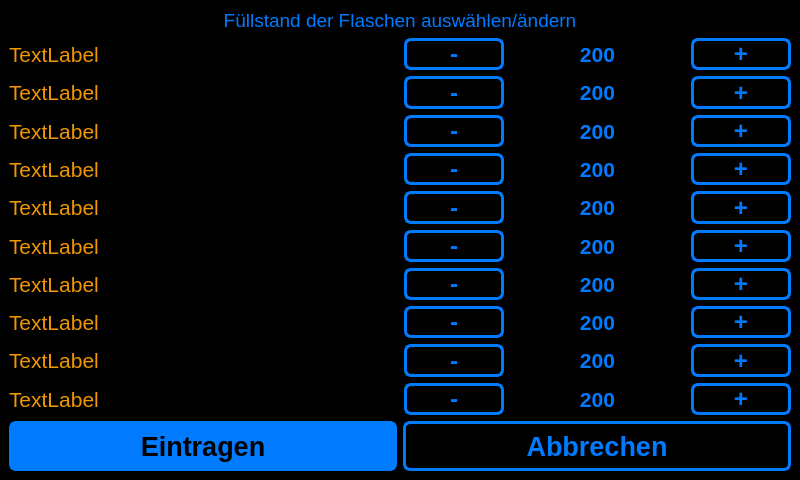
<?xml version="1.0" encoding="UTF-8"?>
<ui version="4.0">
 <class>Bottlewindow</class>
 <widget class="QMainWindow" name="Bottlewindow">
  <property name="geometry">
   <rect>
    <x>0</x>
    <y>0</y>
    <width>800</width>
    <height>480</height>
   </rect>
  </property>
  <property name="sizePolicy">
   <sizepolicy hsizetype="Fixed" vsizetype="Fixed">
    <horstretch>0</horstretch>
    <verstretch>0</verstretch>
   </sizepolicy>
  </property>
  <property name="minimumSize">
   <size>
    <width>800</width>
    <height>480</height>
   </size>
  </property>
  <property name="maximumSize">
   <size>
    <width>800</width>
    <height>480</height>
   </size>
  </property>
  <property name="cursor">
   <cursorShape>ArrowCursor</cursorShape>
  </property>
  <property name="windowTitle">
   <string>~~ Füllstand der Flaschen auswählen ~~</string>
  </property>
  <property name="styleSheet">
   <string notr="true">QWidget
{
	color: rgb(0, 123, 255);	
	background-color: rgb(0, 0, 0);
}

QPushButton {
	background-color: rgb(0, 0, 0);
	color: (0, 123, 255);
    border-width: 3px;
	border-color: rgb(0, 123, 255);
	border-style: solid;
	border-radius: 7;
	padding: 3px;
	padding-left: 5px;
	padding-right: 5px;
}

QPushButton:pressed, QPushButton:checked
{
	color: rgb(239, 151, 0);	
	border-color: rgb(239, 151, 0);
}

QProgressBar
{
	background-color: rgb(166, 166, 166);
	color: rgb(0, 0, 0);
    border: 2px rgb(166, 166, 166);
    border-radius: 5px;
}

QProgressBar::chunk {
	border: 2px rgb(166, 166, 166);
    border-top-left-radius: 5px;
    border-bottom-left-radius: 5px;
    border-top-right-radius: 5px;
    border-bottom-right-radius: 5px;
	background-color: rgb(0, 123, 255);
   /* width: 40px;
    margin: 0.5px;*/
}

#Labbruch {
	color: rgb(239, 151, 0);
}
#LName1, #LName2, #LName3, #LName4, #LName5, #LName6, #LName7, #LName8, #LName9, #LName10 {
	color: rgb(239, 151, 0);
}

/* Inverted button style */
#PBEintragen {
	background-color: rgb(0, 123, 255);  
	color: rgb(0, 0, 0);
    border-width: 3px;
	border-color: rgb(0, 123, 255);
	border-style: solid;
	border-radius: 7;
	padding: 3px;
	padding-left: 5px;
	padding-right: 5px;
}

#PBEintragen:pressed {
	background-color: rgb(239, 151, 0);	
	border-color: rgb(239, 151, 0);	
}
</string>
  </property>
  <widget class="QWidget" name="centralwidget">
   <layout class="QVBoxLayout" name="verticalLayout">
    <item>
     <widget class="QLabel" name="LHeader">
      <property name="font">
       <font>
        <pointsize>14</pointsize>
       </font>
      </property>
      <property name="text">
       <string>Füllstand der Flaschen auswählen/ändern</string>
      </property>
      <property name="alignment">
       <set>Qt::AlignCenter</set>
      </property>
     </widget>
    </item>
    <item>
     <layout class="QHBoxLayout" name="horizontalLayout">
      <item>
       <widget class="QLabel" name="LName1">
        <property name="maximumSize">
         <size>
          <width>16777215</width>
          <height>100</height>
         </size>
        </property>
        <property name="font">
         <font>
          <pointsize>16</pointsize>
         </font>
        </property>
        <property name="text">
         <string>TextLabel</string>
        </property>
       </widget>
      </item>
      <item>
       <widget class="QPushButton" name="PBMminus1">
        <property name="minimumSize">
         <size>
          <width>60</width>
          <height>18</height>
         </size>
        </property>
        <property name="maximumSize">
         <size>
          <width>100</width>
          <height>40</height>
         </size>
        </property>
        <property name="font">
         <font>
          <pointsize>18</pointsize>
          <weight>75</weight>
          <bold>true</bold>
         </font>
        </property>
        <property name="text">
         <string>-</string>
        </property>
       </widget>
      </item>
      <item>
       <widget class="QLabel" name="LAmount1">
        <property name="minimumSize">
         <size>
          <width>65</width>
          <height>0</height>
         </size>
        </property>
        <property name="maximumSize">
         <size>
          <width>175</width>
          <height>100</height>
         </size>
        </property>
        <property name="font">
         <font>
          <pointsize>16</pointsize>
          <weight>75</weight>
          <bold>true</bold>
         </font>
        </property>
        <property name="lineWidth">
         <number>1</number>
        </property>
        <property name="text">
         <string>200</string>
        </property>
        <property name="alignment">
         <set>Qt::AlignCenter</set>
        </property>
       </widget>
      </item>
      <item>
       <widget class="QPushButton" name="PBMplus1">
        <property name="minimumSize">
         <size>
          <width>60</width>
          <height>18</height>
         </size>
        </property>
        <property name="maximumSize">
         <size>
          <width>100</width>
          <height>40</height>
         </size>
        </property>
        <property name="font">
         <font>
          <pointsize>18</pointsize>
          <weight>75</weight>
          <bold>true</bold>
         </font>
        </property>
        <property name="text">
         <string>+</string>
        </property>
       </widget>
      </item>
     </layout>
    </item>
    <item>
     <layout class="QHBoxLayout" name="horizontalLayout_2">
      <item>
       <widget class="QLabel" name="LName2">
        <property name="maximumSize">
         <size>
          <width>16777215</width>
          <height>100</height>
         </size>
        </property>
        <property name="font">
         <font>
          <pointsize>16</pointsize>
         </font>
        </property>
        <property name="text">
         <string>TextLabel</string>
        </property>
       </widget>
      </item>
      <item>
       <widget class="QPushButton" name="PBMminus2">
        <property name="minimumSize">
         <size>
          <width>60</width>
          <height>18</height>
         </size>
        </property>
        <property name="maximumSize">
         <size>
          <width>100</width>
          <height>40</height>
         </size>
        </property>
        <property name="font">
         <font>
          <pointsize>18</pointsize>
          <weight>75</weight>
          <bold>true</bold>
         </font>
        </property>
        <property name="text">
         <string>-</string>
        </property>
       </widget>
      </item>
      <item>
       <widget class="QLabel" name="LAmount2">
        <property name="minimumSize">
         <size>
          <width>65</width>
          <height>0</height>
         </size>
        </property>
        <property name="maximumSize">
         <size>
          <width>175</width>
          <height>100</height>
         </size>
        </property>
        <property name="font">
         <font>
          <pointsize>16</pointsize>
          <weight>75</weight>
          <bold>true</bold>
         </font>
        </property>
        <property name="lineWidth">
         <number>1</number>
        </property>
        <property name="text">
         <string>200</string>
        </property>
        <property name="alignment">
         <set>Qt::AlignCenter</set>
        </property>
       </widget>
      </item>
      <item>
       <widget class="QPushButton" name="PBMplus2">
        <property name="minimumSize">
         <size>
          <width>60</width>
          <height>18</height>
         </size>
        </property>
        <property name="maximumSize">
         <size>
          <width>100</width>
          <height>40</height>
         </size>
        </property>
        <property name="font">
         <font>
          <pointsize>18</pointsize>
          <weight>75</weight>
          <bold>true</bold>
         </font>
        </property>
        <property name="text">
         <string>+</string>
        </property>
       </widget>
      </item>
     </layout>
    </item>
    <item>
     <layout class="QHBoxLayout" name="horizontalLayout_3">
      <item>
       <widget class="QLabel" name="LName3">
        <property name="maximumSize">
         <size>
          <width>16777215</width>
          <height>100</height>
         </size>
        </property>
        <property name="font">
         <font>
          <pointsize>16</pointsize>
         </font>
        </property>
        <property name="text">
         <string>TextLabel</string>
        </property>
       </widget>
      </item>
      <item>
       <widget class="QPushButton" name="PBMminus3">
        <property name="minimumSize">
         <size>
          <width>60</width>
          <height>18</height>
         </size>
        </property>
        <property name="maximumSize">
         <size>
          <width>100</width>
          <height>40</height>
         </size>
        </property>
        <property name="font">
         <font>
          <pointsize>18</pointsize>
          <weight>75</weight>
          <bold>true</bold>
         </font>
        </property>
        <property name="text">
         <string>-</string>
        </property>
       </widget>
      </item>
      <item>
       <widget class="QLabel" name="LAmount3">
        <property name="minimumSize">
         <size>
          <width>65</width>
          <height>0</height>
         </size>
        </property>
        <property name="maximumSize">
         <size>
          <width>175</width>
          <height>100</height>
         </size>
        </property>
        <property name="font">
         <font>
          <pointsize>16</pointsize>
          <weight>75</weight>
          <bold>true</bold>
         </font>
        </property>
        <property name="lineWidth">
         <number>1</number>
        </property>
        <property name="text">
         <string>200</string>
        </property>
        <property name="alignment">
         <set>Qt::AlignCenter</set>
        </property>
       </widget>
      </item>
      <item>
       <widget class="QPushButton" name="PBMplus3">
        <property name="minimumSize">
         <size>
          <width>60</width>
          <height>18</height>
         </size>
        </property>
        <property name="maximumSize">
         <size>
          <width>100</width>
          <height>40</height>
         </size>
        </property>
        <property name="font">
         <font>
          <pointsize>18</pointsize>
          <weight>75</weight>
          <bold>true</bold>
         </font>
        </property>
        <property name="text">
         <string>+</string>
        </property>
       </widget>
      </item>
     </layout>
    </item>
    <item>
     <layout class="QHBoxLayout" name="horizontalLayout_4">
      <item>
       <widget class="QLabel" name="LName4">
        <property name="maximumSize">
         <size>
          <width>16777215</width>
          <height>100</height>
         </size>
        </property>
        <property name="font">
         <font>
          <pointsize>16</pointsize>
         </font>
        </property>
        <property name="text">
         <string>TextLabel</string>
        </property>
       </widget>
      </item>
      <item>
       <widget class="QPushButton" name="PBMminus4">
        <property name="minimumSize">
         <size>
          <width>60</width>
          <height>18</height>
         </size>
        </property>
        <property name="maximumSize">
         <size>
          <width>100</width>
          <height>40</height>
         </size>
        </property>
        <property name="font">
         <font>
          <pointsize>18</pointsize>
          <weight>75</weight>
          <bold>true</bold>
         </font>
        </property>
        <property name="text">
         <string>-</string>
        </property>
       </widget>
      </item>
      <item>
       <widget class="QLabel" name="LAmount4">
        <property name="minimumSize">
         <size>
          <width>65</width>
          <height>0</height>
         </size>
        </property>
        <property name="maximumSize">
         <size>
          <width>175</width>
          <height>100</height>
         </size>
        </property>
        <property name="font">
         <font>
          <pointsize>16</pointsize>
          <weight>75</weight>
          <bold>true</bold>
         </font>
        </property>
        <property name="lineWidth">
         <number>1</number>
        </property>
        <property name="text">
         <string>200</string>
        </property>
        <property name="alignment">
         <set>Qt::AlignCenter</set>
        </property>
       </widget>
      </item>
      <item>
       <widget class="QPushButton" name="PBMplus4">
        <property name="minimumSize">
         <size>
          <width>60</width>
          <height>18</height>
         </size>
        </property>
        <property name="maximumSize">
         <size>
          <width>100</width>
          <height>40</height>
         </size>
        </property>
        <property name="font">
         <font>
          <pointsize>18</pointsize>
          <weight>75</weight>
          <bold>true</bold>
         </font>
        </property>
        <property name="text">
         <string>+</string>
        </property>
       </widget>
      </item>
     </layout>
    </item>
    <item>
     <layout class="QHBoxLayout" name="horizontalLayout_5">
      <item>
       <widget class="QLabel" name="LName5">
        <property name="maximumSize">
         <size>
          <width>16777215</width>
          <height>100</height>
         </size>
        </property>
        <property name="font">
         <font>
          <pointsize>16</pointsize>
         </font>
        </property>
        <property name="text">
         <string>TextLabel</string>
        </property>
       </widget>
      </item>
      <item>
       <widget class="QPushButton" name="PBMminus5">
        <property name="minimumSize">
         <size>
          <width>60</width>
          <height>18</height>
         </size>
        </property>
        <property name="maximumSize">
         <size>
          <width>100</width>
          <height>40</height>
         </size>
        </property>
        <property name="font">
         <font>
          <pointsize>18</pointsize>
          <weight>75</weight>
          <bold>true</bold>
         </font>
        </property>
        <property name="text">
         <string>-</string>
        </property>
       </widget>
      </item>
      <item>
       <widget class="QLabel" name="LAmount5">
        <property name="minimumSize">
         <size>
          <width>65</width>
          <height>0</height>
         </size>
        </property>
        <property name="maximumSize">
         <size>
          <width>175</width>
          <height>100</height>
         </size>
        </property>
        <property name="font">
         <font>
          <pointsize>16</pointsize>
          <weight>75</weight>
          <bold>true</bold>
         </font>
        </property>
        <property name="lineWidth">
         <number>1</number>
        </property>
        <property name="text">
         <string>200</string>
        </property>
        <property name="alignment">
         <set>Qt::AlignCenter</set>
        </property>
       </widget>
      </item>
      <item>
       <widget class="QPushButton" name="PBMplus5">
        <property name="minimumSize">
         <size>
          <width>60</width>
          <height>18</height>
         </size>
        </property>
        <property name="maximumSize">
         <size>
          <width>100</width>
          <height>40</height>
         </size>
        </property>
        <property name="font">
         <font>
          <pointsize>18</pointsize>
          <weight>75</weight>
          <bold>true</bold>
         </font>
        </property>
        <property name="text">
         <string>+</string>
        </property>
       </widget>
      </item>
     </layout>
    </item>
    <item>
     <layout class="QHBoxLayout" name="horizontalLayout_6">
      <item>
       <widget class="QLabel" name="LName6">
        <property name="maximumSize">
         <size>
          <width>16777215</width>
          <height>100</height>
         </size>
        </property>
        <property name="font">
         <font>
          <pointsize>16</pointsize>
         </font>
        </property>
        <property name="text">
         <string>TextLabel</string>
        </property>
       </widget>
      </item>
      <item>
       <widget class="QPushButton" name="PBMminus6">
        <property name="minimumSize">
         <size>
          <width>60</width>
          <height>18</height>
         </size>
        </property>
        <property name="maximumSize">
         <size>
          <width>100</width>
          <height>40</height>
         </size>
        </property>
        <property name="font">
         <font>
          <pointsize>18</pointsize>
          <weight>75</weight>
          <bold>true</bold>
         </font>
        </property>
        <property name="text">
         <string>-</string>
        </property>
       </widget>
      </item>
      <item>
       <widget class="QLabel" name="LAmount6">
        <property name="minimumSize">
         <size>
          <width>65</width>
          <height>0</height>
         </size>
        </property>
        <property name="maximumSize">
         <size>
          <width>175</width>
          <height>100</height>
         </size>
        </property>
        <property name="font">
         <font>
          <pointsize>16</pointsize>
          <weight>75</weight>
          <bold>true</bold>
         </font>
        </property>
        <property name="lineWidth">
         <number>1</number>
        </property>
        <property name="text">
         <string>200</string>
        </property>
        <property name="alignment">
         <set>Qt::AlignCenter</set>
        </property>
       </widget>
      </item>
      <item>
       <widget class="QPushButton" name="PBMplus6">
        <property name="minimumSize">
         <size>
          <width>60</width>
          <height>18</height>
         </size>
        </property>
        <property name="maximumSize">
         <size>
          <width>100</width>
          <height>40</height>
         </size>
        </property>
        <property name="font">
         <font>
          <pointsize>18</pointsize>
          <weight>75</weight>
          <bold>true</bold>
         </font>
        </property>
        <property name="text">
         <string>+</string>
        </property>
       </widget>
      </item>
     </layout>
    </item>
    <item>
     <layout class="QHBoxLayout" name="horizontalLayout_7">
      <item>
       <widget class="QLabel" name="LName7">
        <property name="maximumSize">
         <size>
          <width>16777215</width>
          <height>100</height>
         </size>
        </property>
        <property name="font">
         <font>
          <pointsize>16</pointsize>
         </font>
        </property>
        <property name="text">
         <string>TextLabel</string>
        </property>
       </widget>
      </item>
      <item>
       <widget class="QPushButton" name="PBMminus7">
        <property name="minimumSize">
         <size>
          <width>60</width>
          <height>18</height>
         </size>
        </property>
        <property name="maximumSize">
         <size>
          <width>100</width>
          <height>40</height>
         </size>
        </property>
        <property name="font">
         <font>
          <pointsize>18</pointsize>
          <weight>75</weight>
          <bold>true</bold>
         </font>
        </property>
        <property name="text">
         <string>-</string>
        </property>
       </widget>
      </item>
      <item>
       <widget class="QLabel" name="LAmount7">
        <property name="minimumSize">
         <size>
          <width>65</width>
          <height>0</height>
         </size>
        </property>
        <property name="maximumSize">
         <size>
          <width>175</width>
          <height>100</height>
         </size>
        </property>
        <property name="font">
         <font>
          <pointsize>16</pointsize>
          <weight>75</weight>
          <bold>true</bold>
         </font>
        </property>
        <property name="lineWidth">
         <number>1</number>
        </property>
        <property name="text">
         <string>200</string>
        </property>
        <property name="alignment">
         <set>Qt::AlignCenter</set>
        </property>
       </widget>
      </item>
      <item>
       <widget class="QPushButton" name="PBMplus7">
        <property name="minimumSize">
         <size>
          <width>60</width>
          <height>18</height>
         </size>
        </property>
        <property name="maximumSize">
         <size>
          <width>100</width>
          <height>40</height>
         </size>
        </property>
        <property name="font">
         <font>
          <pointsize>18</pointsize>
          <weight>75</weight>
          <bold>true</bold>
         </font>
        </property>
        <property name="text">
         <string>+</string>
        </property>
       </widget>
      </item>
     </layout>
    </item>
    <item>
     <layout class="QHBoxLayout" name="horizontalLayout_8">
      <item>
       <widget class="QLabel" name="LName8">
        <property name="maximumSize">
         <size>
          <width>16777215</width>
          <height>100</height>
         </size>
        </property>
        <property name="font">
         <font>
          <pointsize>16</pointsize>
         </font>
        </property>
        <property name="text">
         <string>TextLabel</string>
        </property>
       </widget>
      </item>
      <item>
       <widget class="QPushButton" name="PBMminus8">
        <property name="minimumSize">
         <size>
          <width>60</width>
          <height>18</height>
         </size>
        </property>
        <property name="maximumSize">
         <size>
          <width>100</width>
          <height>40</height>
         </size>
        </property>
        <property name="font">
         <font>
          <pointsize>18</pointsize>
          <weight>75</weight>
          <bold>true</bold>
         </font>
        </property>
        <property name="text">
         <string>-</string>
        </property>
       </widget>
      </item>
      <item>
       <widget class="QLabel" name="LAmount8">
        <property name="minimumSize">
         <size>
          <width>65</width>
          <height>0</height>
         </size>
        </property>
        <property name="maximumSize">
         <size>
          <width>175</width>
          <height>100</height>
         </size>
        </property>
        <property name="font">
         <font>
          <pointsize>16</pointsize>
          <weight>75</weight>
          <bold>true</bold>
         </font>
        </property>
        <property name="lineWidth">
         <number>1</number>
        </property>
        <property name="text">
         <string>200</string>
        </property>
        <property name="alignment">
         <set>Qt::AlignCenter</set>
        </property>
       </widget>
      </item>
      <item>
       <widget class="QPushButton" name="PBMplus8">
        <property name="minimumSize">
         <size>
          <width>60</width>
          <height>18</height>
         </size>
        </property>
        <property name="maximumSize">
         <size>
          <width>100</width>
          <height>40</height>
         </size>
        </property>
        <property name="font">
         <font>
          <pointsize>18</pointsize>
          <weight>75</weight>
          <bold>true</bold>
         </font>
        </property>
        <property name="text">
         <string>+</string>
        </property>
       </widget>
      </item>
     </layout>
    </item>
    <item>
     <layout class="QHBoxLayout" name="horizontalLayout_9">
      <item>
       <widget class="QLabel" name="LName9">
        <property name="maximumSize">
         <size>
          <width>16777215</width>
          <height>100</height>
         </size>
        </property>
        <property name="font">
         <font>
          <pointsize>16</pointsize>
         </font>
        </property>
        <property name="text">
         <string>TextLabel</string>
        </property>
       </widget>
      </item>
      <item>
       <widget class="QPushButton" name="PBMminus9">
        <property name="minimumSize">
         <size>
          <width>60</width>
          <height>18</height>
         </size>
        </property>
        <property name="maximumSize">
         <size>
          <width>100</width>
          <height>40</height>
         </size>
        </property>
        <property name="font">
         <font>
          <pointsize>18</pointsize>
          <weight>75</weight>
          <bold>true</bold>
         </font>
        </property>
        <property name="text">
         <string>-</string>
        </property>
       </widget>
      </item>
      <item>
       <widget class="QLabel" name="LAmount9">
        <property name="minimumSize">
         <size>
          <width>65</width>
          <height>0</height>
         </size>
        </property>
        <property name="maximumSize">
         <size>
          <width>175</width>
          <height>100</height>
         </size>
        </property>
        <property name="font">
         <font>
          <pointsize>16</pointsize>
          <weight>75</weight>
          <bold>true</bold>
         </font>
        </property>
        <property name="lineWidth">
         <number>1</number>
        </property>
        <property name="text">
         <string>200</string>
        </property>
        <property name="alignment">
         <set>Qt::AlignCenter</set>
        </property>
       </widget>
      </item>
      <item>
       <widget class="QPushButton" name="PBMplus9">
        <property name="minimumSize">
         <size>
          <width>60</width>
          <height>18</height>
         </size>
        </property>
        <property name="maximumSize">
         <size>
          <width>100</width>
          <height>40</height>
         </size>
        </property>
        <property name="font">
         <font>
          <pointsize>18</pointsize>
          <weight>75</weight>
          <bold>true</bold>
         </font>
        </property>
        <property name="text">
         <string>+</string>
        </property>
       </widget>
      </item>
     </layout>
    </item>
    <item>
     <layout class="QHBoxLayout" name="horizontalLayout_10">
      <item>
       <widget class="QLabel" name="LName10">
        <property name="maximumSize">
         <size>
          <width>16777215</width>
          <height>100</height>
         </size>
        </property>
        <property name="font">
         <font>
          <pointsize>16</pointsize>
         </font>
        </property>
        <property name="text">
         <string>TextLabel</string>
        </property>
       </widget>
      </item>
      <item>
       <widget class="QPushButton" name="PBMminus10">
        <property name="minimumSize">
         <size>
          <width>60</width>
          <height>18</height>
         </size>
        </property>
        <property name="maximumSize">
         <size>
          <width>100</width>
          <height>40</height>
         </size>
        </property>
        <property name="font">
         <font>
          <pointsize>18</pointsize>
          <weight>75</weight>
          <bold>true</bold>
         </font>
        </property>
        <property name="text">
         <string>-</string>
        </property>
       </widget>
      </item>
      <item>
       <widget class="QLabel" name="LAmount10">
        <property name="minimumSize">
         <size>
          <width>65</width>
          <height>0</height>
         </size>
        </property>
        <property name="maximumSize">
         <size>
          <width>175</width>
          <height>100</height>
         </size>
        </property>
        <property name="font">
         <font>
          <pointsize>16</pointsize>
          <weight>75</weight>
          <bold>true</bold>
         </font>
        </property>
        <property name="lineWidth">
         <number>1</number>
        </property>
        <property name="text">
         <string>200</string>
        </property>
        <property name="alignment">
         <set>Qt::AlignCenter</set>
        </property>
       </widget>
      </item>
      <item>
       <widget class="QPushButton" name="PBMplus10">
        <property name="minimumSize">
         <size>
          <width>60</width>
          <height>18</height>
         </size>
        </property>
        <property name="maximumSize">
         <size>
          <width>100</width>
          <height>40</height>
         </size>
        </property>
        <property name="font">
         <font>
          <pointsize>18</pointsize>
          <weight>75</weight>
          <bold>true</bold>
         </font>
        </property>
        <property name="text">
         <string>+</string>
        </property>
       </widget>
      </item>
     </layout>
    </item>
    <item>
     <layout class="QHBoxLayout" name="horizontalLayout_11">
      <item>
       <widget class="QPushButton" name="PBEintragen">
        <property name="minimumSize">
         <size>
          <width>0</width>
          <height>50</height>
         </size>
        </property>
        <property name="font">
         <font>
          <pointsize>20</pointsize>
          <weight>75</weight>
          <bold>true</bold>
         </font>
        </property>
        <property name="text">
         <string>Eintragen</string>
        </property>
       </widget>
      </item>
      <item>
       <widget class="QPushButton" name="PBAbbrechen">
        <property name="minimumSize">
         <size>
          <width>0</width>
          <height>50</height>
         </size>
        </property>
        <property name="font">
         <font>
          <pointsize>20</pointsize>
          <weight>75</weight>
          <bold>true</bold>
         </font>
        </property>
        <property name="text">
         <string>Abbrechen</string>
        </property>
       </widget>
      </item>
     </layout>
    </item>
   </layout>
  </widget>
 </widget>
 <resources/>
 <connections/>
</ui>
